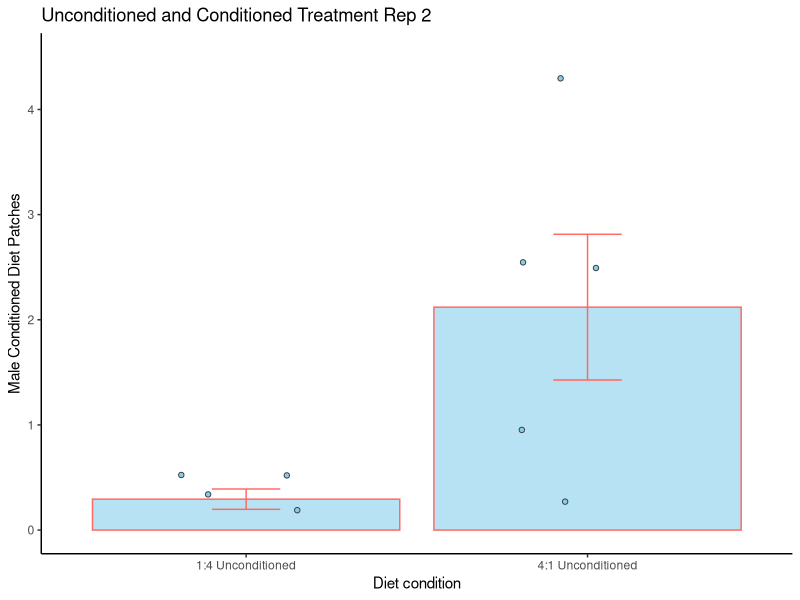

This chart was generated by the following R code: (Note: this script raises an error after producing the figure.)
#### INSTALL PACKAGES 
library(tidyverse)
library(readxl)
library(patchwork)


## Import Data
unconditioned_rep2 <- read_excel("data/male_unconditioned_rep2.xlsx")

## Making the data long 
unconditioned_rep2_long <- unconditioned_rep2%>% 
  pivot_longer(cols = ("4:1 Unconditioned":"1:4 Unconditioned"), names_to = "diet", values_to = "fly_numbers")

## Summarising the data; mean, sd, se
unconditioned_rep2_summary <- unconditioned_rep2_long   %>%  
  group_by(diet) %>% 
  summarise(mean = mean(fly_numbers),
            sd = sd(fly_numbers),
            n = n(),
            se = sd/sqrt(n))

## Visualising the data
# creating a boxplot with the data that has been summarised
unconditioned_rep2_plot <- unconditioned_rep2_summary %>% 
  ggplot(aes(x = diet, y = mean))+
  geom_bar(stat = "identity",
           fill = "skyblue",
           colour = "#FF6863",
           alpha = 0.6)+
  geom_errorbar(aes(ymin = mean-se, ymax = mean+se), 
                colour = "#FF6863",
                width = 0.2)+
  geom_jitter(data = unconditioned_rep2_long,
              aes(x = diet,
                  y = fly_numbers),
              fill = "skyblue",
              colour = "#3a3c3d",
              width = 0.2,
              shape = 21)+
  ylim(0.0, 4.5)+
  labs(x = "Diet condition",
       y = "Male Conditioned Diet Patches",
       title = "Unconditioned and Conditioned Treatment Rep 2")+
  theme_classic() 


## Testing patchwork of Conditioned and Unconditioned plots together
conditioned_and_unconditioned_rep2 <- conditioned_diets_2_plot + unconditioned_rep2_plot 


##  Saving the plot to a plots file
ggsave("plots/unconditioned_rep2_plot.png", dpi=300)
ggsave("plots/conditioned_and_unconditioned_rep2.png", dpi=300)
